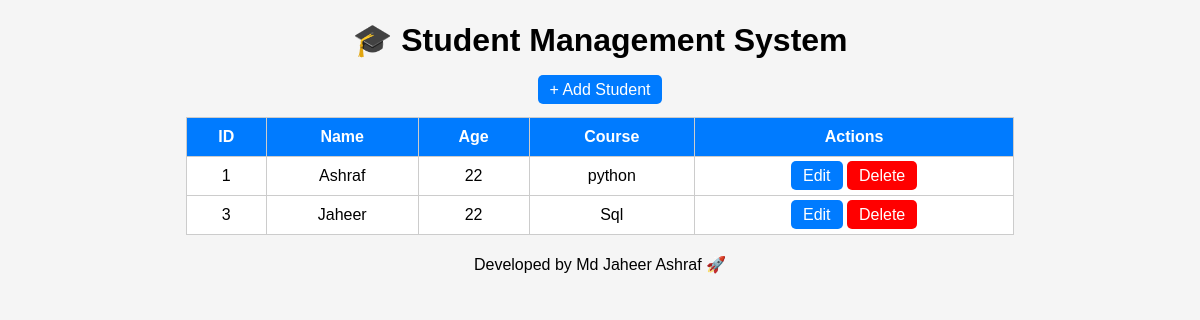
Before: / with the older database file.
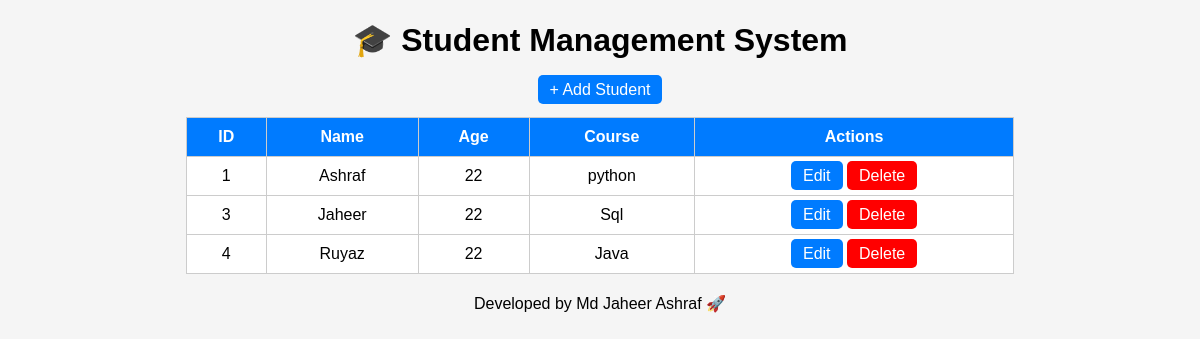
After: the same page with the newer database file.
### tables this page shows
CREATE TABLE students (
    id INTEGER PRIMARY KEY AUTOINCREMENT,
    name TEXT NOT NULL,
    age INTEGER,
    course TEXT
);

### app.py (the view)
@app.route("/")
def index():
    conn = sqlite3.connect("students.db")
    cursor = conn.cursor()
    cursor.execute("SELECT * FROM students")
    students = cursor.fetchall()
    conn.close()
    return render_template("index.html", students=students)

### templates/index.html (shortened to what this page needs)
<!DOCTYPE html>
<html>
<head>
</head>
<body>
<h1>🎓 Student Management System</h1>
<a href="/add" class="btn">+ Add Student</a>
<br><br>
<table>
<tr>
    <th>ID</th>
    <th>Name</th>
    <th>Age</th>
    <th>Course</th>
    <th>Actions</th>
</tr>
{% for student in students %}
<tr>
    <td>{{ student[0] }}</td>
    <td>{{ student[1] }}</td>
    <td>{{ student[2] }}</td>
    <td>{{ student[3] }}</td>
    <td>
        <a href="/edit/{{ student[0] }}" class="btn">Edit</a>
        <a href="/delete/{{ student[0] }}" class="delete"
           onclick="return confirm('Are you sure?')">Delete</a>
    </td>
</tr>
{% endfor %}
</table>
<p style="margin-top:20px;">Developed by Md Jaheer Ashraf 🚀</p>
</body>
</html>

### templates/index.html (style rules this page uses)
body { font-family: Arial; background: #f5f5f5; text-align: center; }
table { margin: auto; border-collapse: collapse; width: 70%; background: white; }
th, td { padding: 10px; border: 1px solid #ccc; }
th { background: #007bff; color: white; }
a { text-decoration: none; padding: 6px 12px; border-radius: 5px; }
.btn { background: #007bff; color: white; }
.delete { background: red; color: white; }

Changed rows visible on the page:
added students: id "4", name "Ruyaz", age "22", course "Java"
